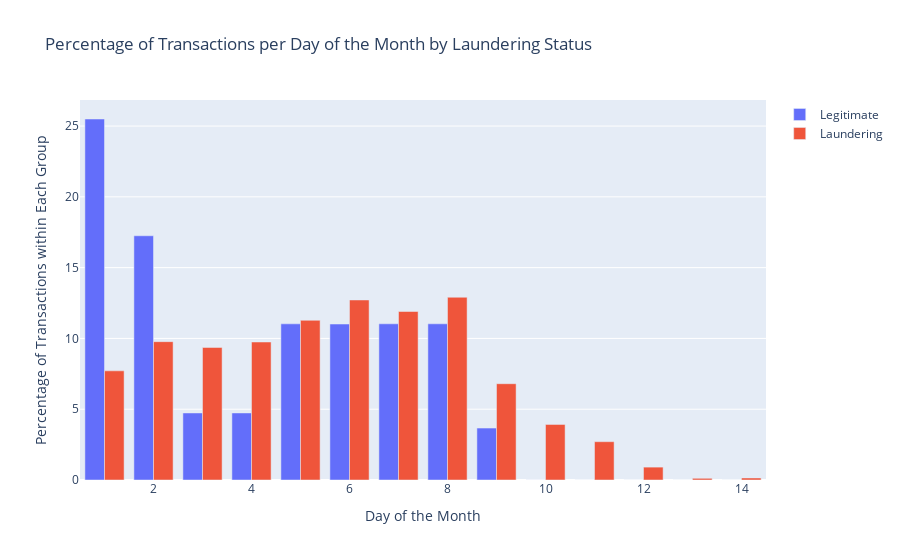

The notebook cell saved with this chart:
### Markdown cell above
### Day of the month Analysis

### Code cell
# Calculate the number of transactions per day of the month for each laundering status (0: legitimate, 1: laundering)
transactions_by_day = df.groupby(['day_of_month', 'is_laundering']).size().unstack()

# Calculate the percentage of transactions per day of the month within each laundering status
transactions_by_day_pct = transactions_by_day.div(transactions_by_day.sum(axis=0), axis=1) * 100

# Create a Plotly bar chart to visualize the data
fig = go.Figure()

fig.add_trace(go.Bar(x=transactions_by_day_pct.index, y=transactions_by_day_pct[0], name='Legitimate'))
fig.add_trace(go.Bar(x=transactions_by_day_pct.index, y=transactions_by_day_pct[1], name='Laundering'))

fig.update_layout(barmode='group', title='Percentage of Transactions per Day of the Month by Laundering Status',
                  xaxis_title='Day of the Month', yaxis_title='Percentage of Transactions within Each Group')

fig.show()

### Figure 1 — Plotly figure (JSON) as saved in the notebook; plotly's stock layout.template omitted (floating-point values rounded to 4 significant figures)
{"data": [{"name": "Legitimate", "type": "bar", "x": [1, 2, 3, 4, 5, 6, 7, 8, 9, 10, 11, 12, 13, 14], "y": [25.5, 17.25, 4.735, 4.736, 11.03, 11.02, 11.03, 11.03, 3.666, 0.002882, 0.001853, 0.0004346, 4.575e-05, 4.575e-05]}, {"name": "Laundering", "type": "bar", "x": [1, 2, 3, 4, 5, 6, 7, 8, 9, 10, 11, 12, 13, 14], "y": [7.711, 9.77, 9.363, 9.746, 11.28, 12.72, 11.9, 12.91, 6.801, 3.927, 2.706, 0.91, 0.1197, 0.1437]}], "layout": {"barmode": "group", "title": {"text": "Percentage of Transactions per Day of the Month by Laundering Status"}, "xaxis": {"title": {"text": "Day of the Month"}}, "yaxis": {"title": {"text": "Percentage of Transactions within Each Group"}}}}
